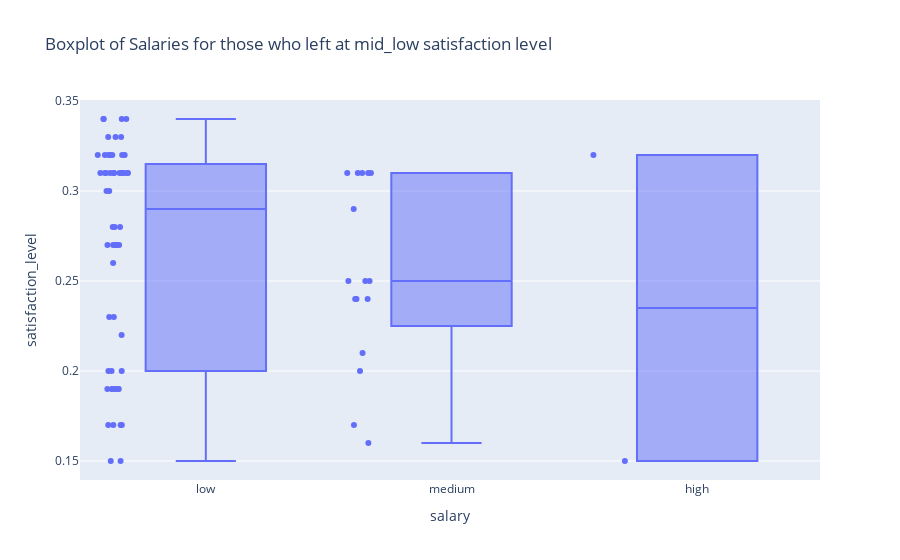

The cell this chart's notebook holds for it:
### Code cell
# Ploytly boxplot of salaries for those who left at mid_low satisfaction level with title
import plotly.express as px
fig = px.box(satisfaction_med_low[satisfaction_med_low['left']==1], x='salary', y='satisfaction_level', points='all', title='Boxplot of Salaries for those who left at mid_low satisfaction level')
fig.show()

### Figure 1 — Plotly figure (JSON) as saved in the notebook; plotly's stock layout.template omitted (floating-point values rounded to 4 significant figures)
{"data": [{"alignmentgroup": "True", "boxpoints": "all", "hovertemplate": "salary=%{x}<br>satisfaction_level=%{y}<extra></extra>", "legendgroup": "", "marker": {"color": "#636efa"}, "name": "", "notched": false, "offsetgroup": "", "orientation": "v", "showlegend": false, "type": "box", "x": ["low", "medium", "low", "low", "low", "low", "low", "low", "low", "low", "medium", "low", "low", "low", "medium", "low", "low", "medium", "low", "high", "low", "high", "low", "low", "medium", "medium", "medium", "low", "low", "low", "medium", "low", "medium", "low", "low", "low", "low", "low", "low", "low", "medium", "low", "low", "low", "low", "low", "low", "low", "low", "medium", "low", "low", "low", "medium", "low", "low", "medium", "low", "medium", "low", "low", "low", "low", "low", "low", "low", "low", "medium", "low", "low", "low", "medium", "low", "low"], "x0": " ", "xaxis": "x", "y": [0.17, 0.24, 0.31, 0.31, 0.32, 0.27, 0.19, 0.27, 0.33, 0.31, 0.31, 0.28, 0.32, 0.19, 0.25, 0.34, 0.31, 0.31, 0.23, 0.15, 0.3, 0.32, 0.31, 0.34, 0.21, 0.29, 0.2, 0.15, 0.32, 0.2, 0.16, 0.17, 0.17, 0.22, 0.26, 0.23, 0.3, 0.2, 0.15, 0.17, 0.24, 0.31, 0.31, 0.32, 0.27, 0.19, 0.27, 0.33, 0.31, 0.31, 0.28, 0.32, 0.19, 0.25, 0.34, 0.31, 0.31, 0.17, 0.24, 0.31, 0.31, 0.32, 0.27, 0.19, 0.27, 0.33, 0.31, 0.31, 0.28, 0.32, 0.19, 0.25, 0.34, 0.2], "y0": " ", "yaxis": "y"}], "layout": {"boxmode": "group", "legend": {"tracegroupgap": 0}, "title": {"text": "Boxplot of Salaries for those who left at mid_low satisfaction level"}, "xaxis": {"anchor": "y", "domain": [0, 1], "title": {"text": "salary"}}, "yaxis": {"anchor": "x", "domain": [0, 1], "title": {"text": "satisfaction_level"}}}}
